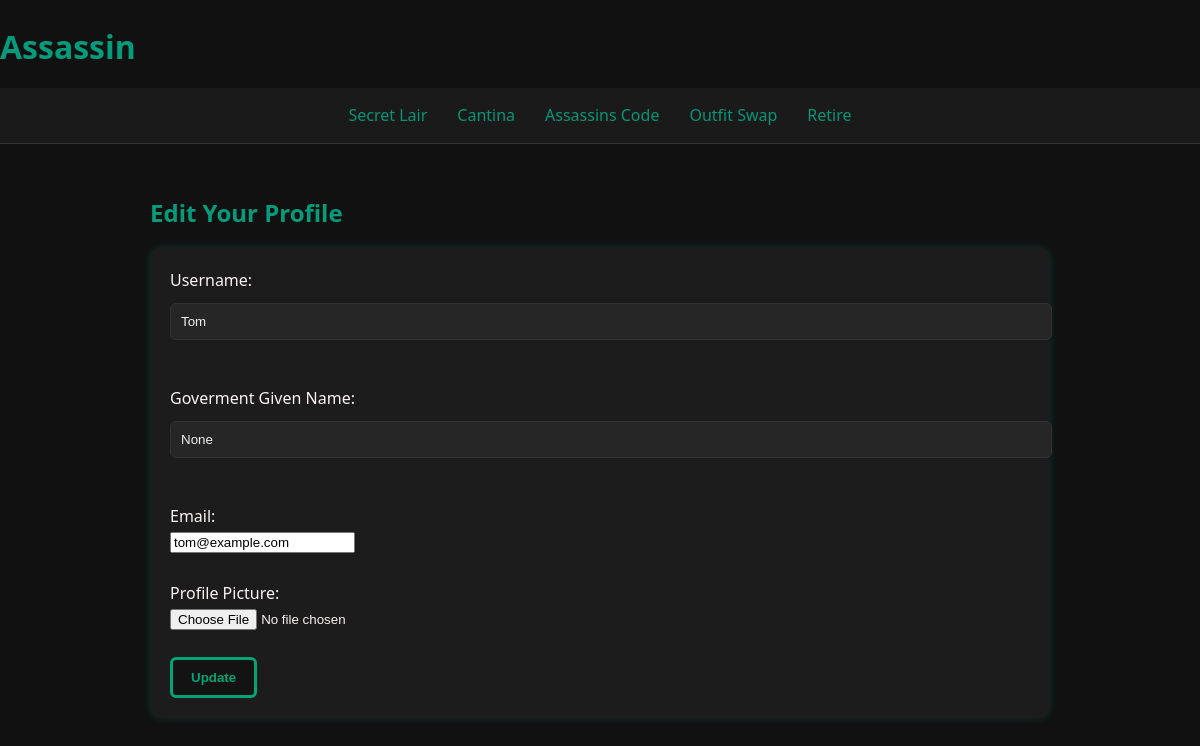
The app's page /profile/edit (signed in) with its own data.
### models.py (models this page shows)
class Player(UserMixin, db.Model):
    id = db.Column(db.Integer, primary_key=True)
    username = db.Column(db.String(80), unique=True, nullable=False)
    email = db.Column(db.String(120), unique=True, nullable=False)
    password = db.Column(db.String(200), nullable=False)
    profile_pic = db.Column(db.String(200), nullable=True)
    status = db.Column(db.String(20), default="active")
    is_admin = db.Column(db.Boolean, default=False)
    can_be_targeted_multiple_times = db.Column(db.Boolean, default=False)
    max_times_targeted = db.Column(db.Integer, default=1)
    can_have_multiple_contracts = db.Column(db.Boolean, default=False)
    max_contracts_per_round = db.Column(db.Integer, default=1)
    untouchable_count = db.Column(db.Integer, default=0)
    times_kia = db.Column(db.Integer, default=0)
    actual_name = db.Column(db.String(120), nullable=True)

### routes.py (the view, shortened to what this page needs)
@routes_bp.route("/profile/edit", methods=["GET", "POST"])
@login_required
def edit_profile():
    return render_template("edit_profile.html", user=current_user)

### auth.py (called while the page is built)
@login_manager.user_loader
def load_user(user_id):
    return Player.query.get(int(user_id))

### templates/edit_profile.html (shortened to what this page needs)
{% extends "base.html" %}
{% block content %}
<h2>Edit Your Profile</h2>
<form method="POST" enctype="multipart/form-data">
  <label>Username:</label><br>
  <input type="text" name="username" value="{{ user.username }}"><br><br>
  <label>Goverment Given Name:</label><br>
  <input type="text" name="actual_name" value="{{ user.actual_name }}"><br><br>
  <label>Email:</label><br>
  <input type="email" name="email" value="{{ user.email }}"><br><br>
  <label>Profile Picture:</label><br>
  <input type="file" name="profile_pic"><br><br>
  <button type="submit">Update</button>
</form>
{% endblock %}

### static/styles.css (style rules this page uses)
body { background-color: #111; color: #f9f3f3; font-family: 'Segoe UI', Tahoma, Geneva, Verdana, sans-serif; margin: 0; padding: 0; line-height: 1.6; }
h1, h2, h3 { color: #069b7b; margin-bottom: 15px; }
form { background-color: #1c1c1c; padding: 20px; border-radius: 10px; box-shadow: 0 0 10px #00ffcc22; margin-bottom: 30px; }
input[type="text"], input[type="number"], textarea, select { width: 100%; padding: 10px; margin: 10px 0 20px; border: 1px solid #333; border-radius: 6px; background-color: #262626; color: #f0f0f0; }
button { background-color: #131313; color: #05a573; border: 3px solid #05a573; padding: 10px 18px; font-weight: bold; border-radius: 6px; cursor: pointer; transition: background-color 0.3s ease; box-shadow: 0 0 px #9ee8a3; }

### records on screen
Player: username "Tom", actual_name "None", email "tom@example.com"
